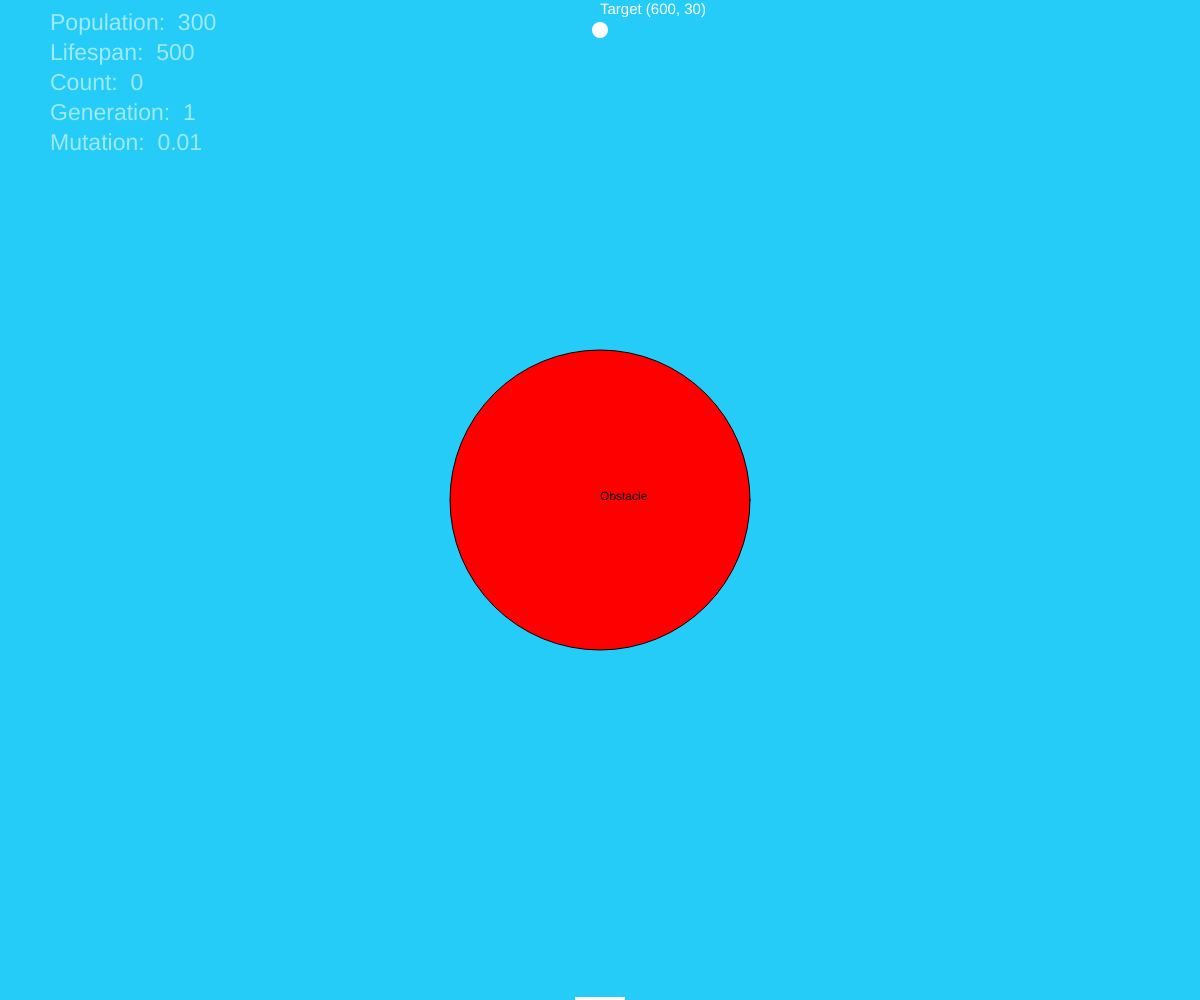
Frame 1 (no input)
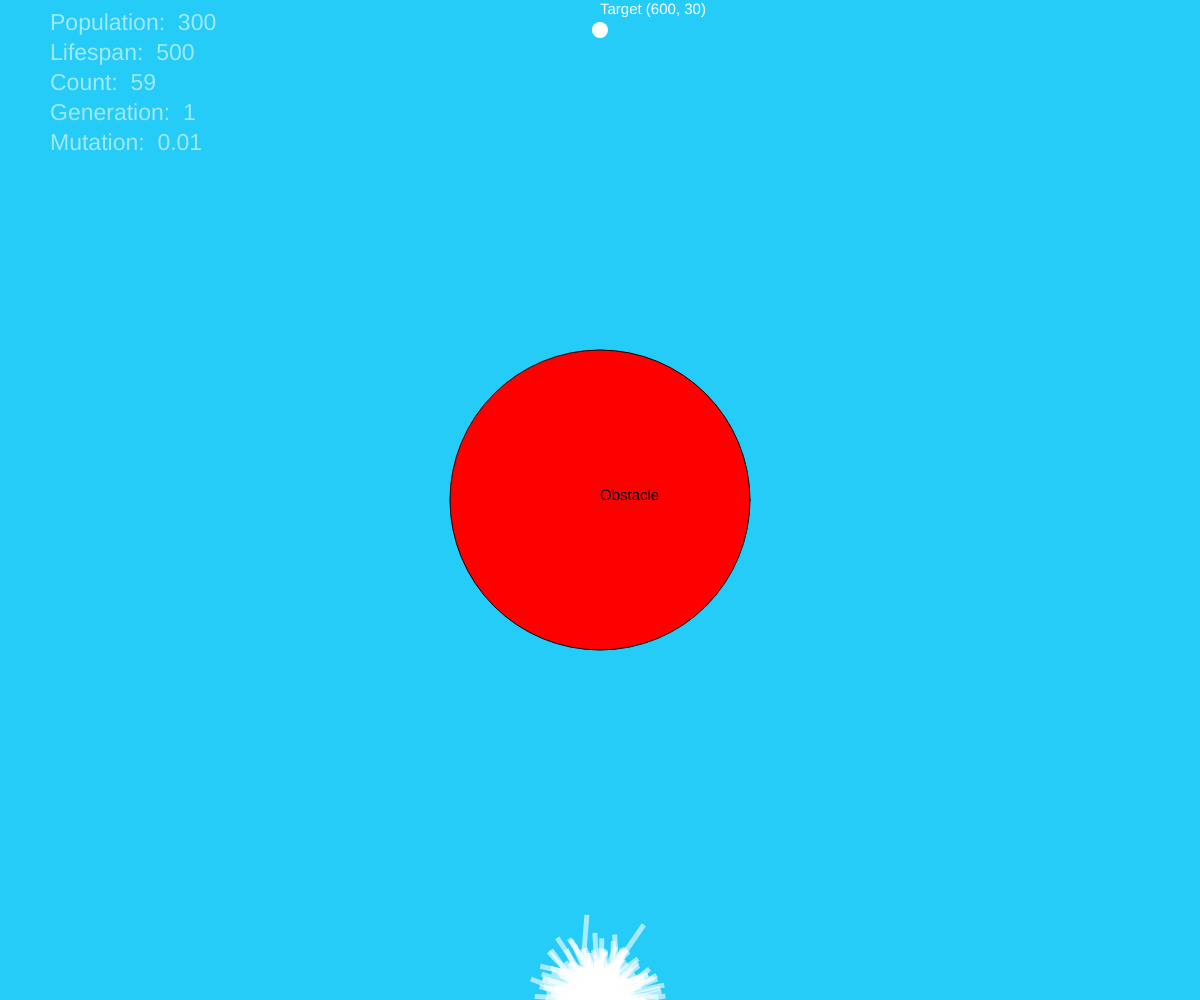
Frame 60 (no input)
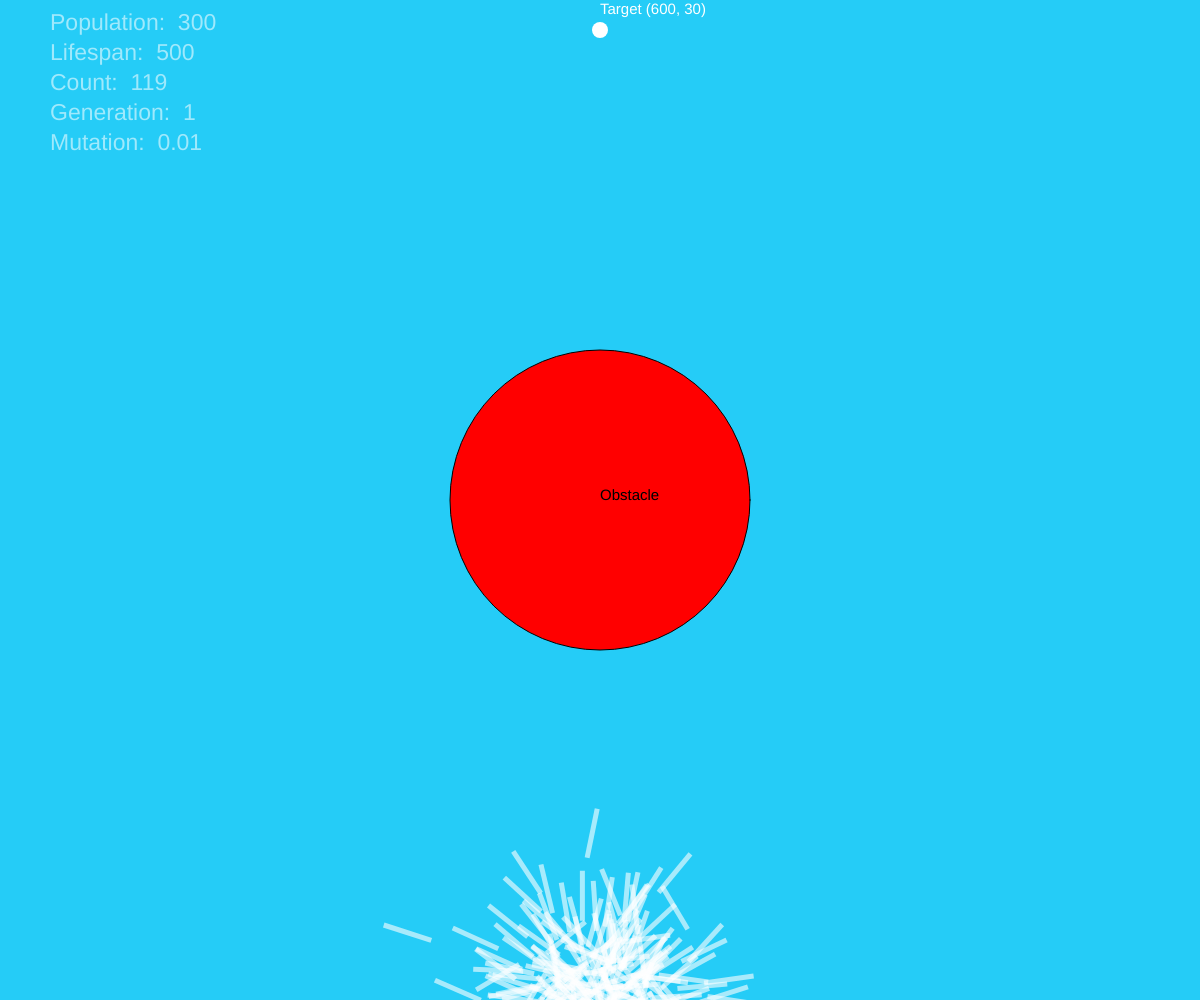
Frame 120 (the mouse pressed at the canvas centre since frame 60)

The p5.js sketch that drew these frames (run headless with seeded random() and noise() and a simulated clock; from frame 60 on, the mouse is pressed at the canvas centre):

// p5.js sketch
// ── sketch.js
let popn;
let target;

function setup() {
    target = {
        x: window.innerWidth / 2,
        y: 30,
        r: 16,
    }
    createCanvas(window.innerWidth, window.innerHeight);
    popn = new Population();
}

function draw() {
    background("rgba(37, 204, 247,1.0)");

    //obstacle
    push();
    stroke(1);
    fill("red")
    circle(width / 2, height / 2, obstacleSize);
    pop();

    fill(0)
    text(`Obstacle`, width/2, height/2);

    textSize(23);
    fill(255, 143);
    text(`Population:  ${popnSize}`, 50, 30);

    textSize(23);
    fill(255, 143);
    text(`Lifespan:  ${lifespan}`, 50, 60);

    textSize(23);
    fill(255, 143);
    text(`Count:  ${count}`, 50, 90);

    textSize(23);
    fill(255, 143);
    text(`Generation:  ${generation}`, 50, 120);

    textSize(23);
    fill(255, 143);
    text(`Mutation:  ${mutationRate}`, 50, 150);

    if (count == lifespan) {
        count = 0;
        generation++;
        popn.evaluate();
        popn.selection();
    }


    textSize(15);
    fill(255);
    text(`Target (${target.x}, ${target.y})`, target.x, target.y - target.r);

    fill(255);
    noStroke();
    circle(target.x, target.y, target.r)

    popn.run();
    count++;
}



// ── Dna.js
let lifespan = 500;
let generation = 1;
maxForce = .1;

class DNA {
    constructor() {
        this.genes = [];

        for (let i = 0; i < lifespan; i++) {
            this.genes[i] = p5.Vector.random2D();
            this.genes[i].setMag(maxForce);
        }
    }

    crossover(partner) {
        let newGene = [];
        let childDna = new DNA();

        let midpoint = floor(random(lifespan));

        for (let index = 0; index < midpoint; index++) {
            newGene[index] = this.genes[index];
        }

        for (let index = midpoint; index < lifespan; index++) {
            newGene[index] = partner.genes[index];
        }


        childDna.genes = newGene;

        return childDna;
    }
}
// ── Population.js
const popnSize = 300;   
class Population {
    constructor() {
        this.rockets = [];
        this.avgFitness = 0;
        this.matingPool = [];

        for (let i = 0; i < popnSize; i++) {
            this.rockets[i] = new Rocket();
        }
    }

    evaluate() {
        let maxfit = 0;
        this.rockets.forEach(rocket => {
            rocket.calcFitness();
            if (rocket.fitness > maxfit) {
                maxfit = rocket.fitness;
            }
        });

        this.avgFitness /= popnSize;

        this.matingPool = [];

        this.rockets.forEach(rocket => {
            for (let index = 0; index < rocket.fitness; index++) {
                this.matingPool.push(rocket);
            }
        });

    }


    selection() {
        let newRockets = [];

        for (let index = 0; index < popnSize; index++) {
            let parentAdna = random(this.matingPool).dna;
            let parentBdna = random(this.matingPool).dna;

            let childDna = parentAdna.crossover(parentBdna);
            newRockets[index] = new Rocket(childDna);
            newRockets[index].mutate();
        }

        this.rockets = newRockets;
    }

    run() {
        this.rockets.forEach(rocket => {
            rocket.show();
            rocket.update();
        });
    }
}
// ── Rocket.js
let count = 0;
let obstacleSize = 300;
let mutationRate = 0.01;


class Rocket {
    constructor(dna) {
        this.pos = createVector(width / 2, height);
        this.vel = createVector();
        this.completed = false;
        this.crashed = false;

        if (dna) {
            this.dna = dna;
        } else {
            this.dna = new DNA();
        }

        this.acc = createVector();
        this.fitness = 0;;
    }

    applyForce(force) {
        this.acc.add(force);
    }

    calcFitness() {
        let distance = dist(this.pos.x, this.pos.y, target.x, target.y);
        this.fitness = map(distance, 0, height, 140, 0);

        if ((this.pos.x > width && this.pos.x < 0 && this.pos.y > height && this.pos.y < 0) || this.crashed) {
            this.fitness /= 10;
        }

        if (this.completed) {
            this.fitness *= 10;
        }
    }

    show() {
        push();
        translate(this.pos.x, this.pos.y);
        rotate(this.vel.heading());
        rectMode(CENTER);
        fill(255, 153);
        noStroke();
        rect(0, 0, 50, 5);
        pop();
    }

    update() {
        let distance = dist(this.pos.x, this.pos.y, target.x, target.y);

        if (distance <= 10) {
            console.log(distance);
            this.pos = createVector(target.x, target.y);
            this.completed = true;
        }

        if (this.pos.x > width/2-obstacleSize/2.2 && this.pos.x < width/2+obstacleSize/2.2 && this.pos.y > height/2-obstacleSize/2.2 && this.pos.y < height/2+obstacleSize/2.2) {
            this.crashed = true;
        }

        this.applyForce(this.dna.genes[count]);

        if (!this.completed && !this.crashed) {
            this.vel.add(this.acc);
            this.pos.add(this.vel);
            this.acc.mult(0);
        }
    }

    mutate() {
        if(random(1) < mutationRate){
            this.genes = p5.Vector.random2D(); 
        }
    }
}
